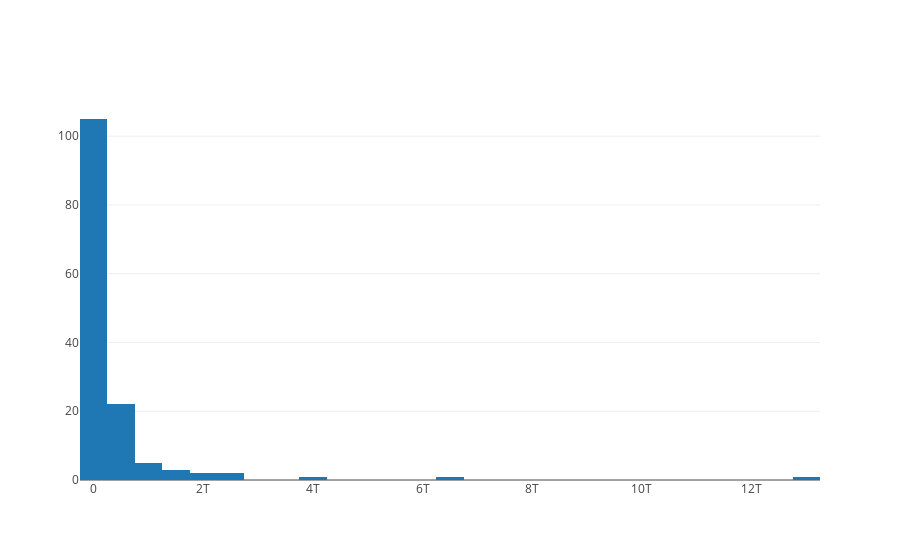

Notebook code cell kept with this figure:
### Code cell
trace = go.Histogram(x=dfgdp2007['TotalGDP'])

iplot([trace], filename='histogram')

### Figure 1 — Plotly figure (JSON) as saved in the notebook; plotly's stock layout.template omitted (floating-point values rounded to 4 significant figures; data arrays with more than 128 entries replaced by an {"elided": "..."} marker saying what was removed)
{"data": [{"type": "histogram", "x": {"elided": "142 float values"}}], "layout": {}}
